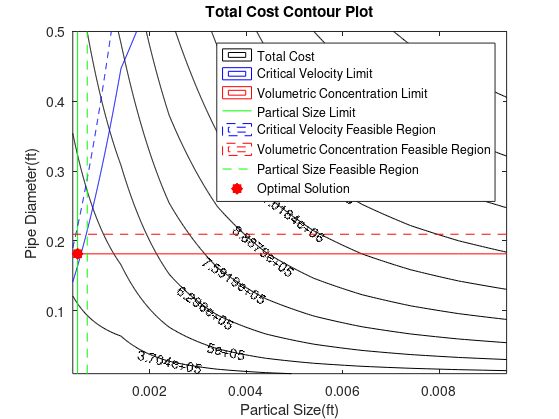

This chart was generated by the following MATLAB code:
% extract design variables
vel = 7.2599; % ft/s
[partSize, pipeDiam] = meshgrid(0.0004:0.001:0.01, 0.01:0.001:0.5);

% constants
pipeLen = 15 .* 5280; % ft
wLime = 12.67; % lbm/s
partSizePre = 0.01; % ft
grav = 32.17; % ft/s^2
rhoWater = 62.4; % lbm/ft^3
rhoLime = 168.5; % lbm/ft^3
SGLime = rhoLime ./ rhoWater;
muWater = 0.0007392; %lbm/(ft-sec)
hrPerDay = 8;
dayPerYear = 300;
yrsLife = 7;

% calculate other design variables
volFlow = pi .* (pipeDiam.^2 ./ 4) .* vel;
volFlowLime = wLime ./ rhoLime;
volFlowWater = volFlow - volFlowLime;
volCons = volFlowLime ./ volFlow;
rhoSlurry = rhoWater + volCons .* (rhoLime - rhoWater);

% analysis functions
cdrp = 4 .* grav .* rhoWater .* partSize.^3 .* ((rhoLime - rhoWater) ...
    ./ (3 .* muWater.^2));
% cd = 1.9116946 + 571.81334 .* (1/cdrp);
cd = exp(-.001.*log(cdrp).^3+.0583.*log(cdrp).^2-1.1497.*log(cdrp)+6.4442);
reynolds = (rhoWater .* vel .* pipeDiam) ./ muWater;
critVel = ((40 .* grav .* volCons .* (SGLime - 1) .* pipeDiam) ...
    ./ sqrt(cd)).^0.5;

if reynolds <= 100000
  fricWater = 0.3164 ./ reynolds.^0.25;
else
  fricWater = 0.0032 + 0.221 .* reynolds.^-0.237;
end

fricFact = fricWater .* ((rhoWater ./ rhoSlurry) + 150 .* volCons .*...
    (rhoWater ./ rhoSlurry) .* ((grav .* pipeDiam .* (SGLime - 1)) ./...
    (vel.^2 .* sqrt(cd))).^1.5);
deltaP = (fricFact .* rhoSlurry .* pipeLen .* vel.^2) ./...
    (pipeDiam .* 2 .* grav);
powerPump = deltaP .* volFlow;
powerGrind = 218 .* wLime .* ((1./sqrt(partSize)) - (1./sqrt(partSizePre)));
hpPump = powerPump ./ 550;
hpGrind = powerGrind ./ 550;

purchaseCost = 300 .* hpGrind + 200 .* hpPump;
yearlyPowerCost = (0.07 .* hpGrind + 0.05 .* hpPump) .* hrPerDay .* dayPerYear;
totPowerCost = yearlyPowerCost .* ((1.07.^yrsLife - 1) ./ (0.07 .* 1.07.^7));
totCost = purchaseCost + totPowerCost;
totHP = hpPump + hpGrind;

% 0bjective function
f = totCost;

% constraints
c1 = -vel + critVel .* 1.1;
c2 = volCons - 0.4;


% constants
pi = 3.14159;
del_0 = 0.4; %(in)
h_0 = 1; %(in)
h_def = h_0 - del_0; %(in)
G = 12000000; %(psi)
sf = 1.5;
se = 45000; %(psi)
Q = 150000; %(psi)
w = 0.18;


fig = figure(1)
[C,h] = contour(partSize, pipeDiam, f, 10 , 'k');
clabel(C,h,'Labelspacing',500);
title('Total Cost Contour Plot');
xlabel('Partical Size(ft)');
ylabel('Pipe Diameter(ft)');
hold on;
y1=get(gca,'ylim');
contour(partSize, pipeDiam, c1, [0, 0], 'b')
contour(partSize, pipeDiam, c2, [0, 0], 'r')
plot([0.0005, 0.0005], y1, 'g')
contour(partSize, pipeDiam, c1, [-1, -1], 'b--')
contour(partSize, pipeDiam, c2, [-.1, -.1], 'r--')
plot([0.0007, 0.0007], y1, 'g--')

plot(0.0005, 0.1816, 'r*', 'linewidth', 6)

legend('Total Cost', 'Critical Velocity Limit', 'Volumetric Concentration Limit',...
      'Partical Size Limit', 'Critical Velocity Feasible Region',...
      'Volumetric Concentration Feasible Region', 'Partical Size Feasible Region',...
      'Optimal Solution', 'Location', 'NorthEast')
  
set(fig,'Units','Inches');
pos = get(fig,'Position');
set(fig,'PaperPositionMode','Auto','PaperUnits','Inches','PaperSize',[pos(3), pos(4)])
print(fig, '-dpdf', 'test.pdf');
